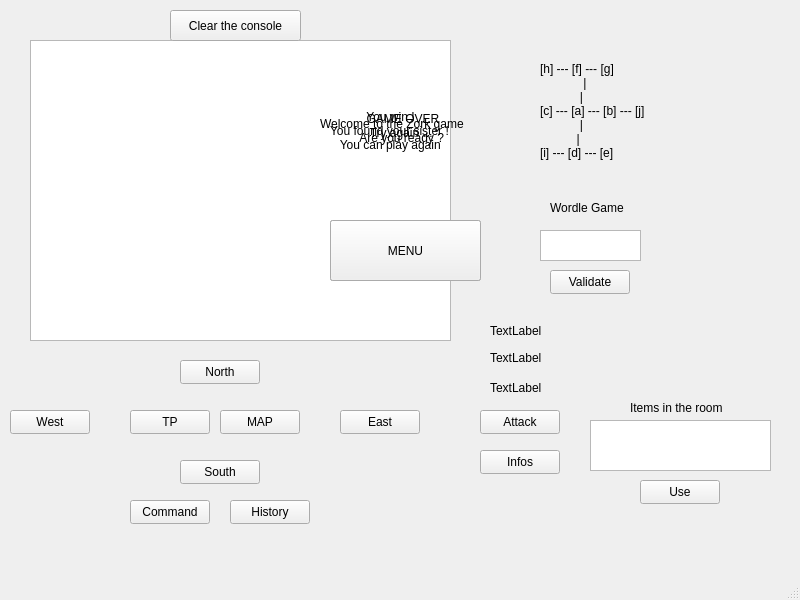
<?xml version="1.0" encoding="UTF-8"?>
<ui version="4.0">
 <class>MainWindow</class>
 <widget class="QMainWindow" name="MainWindow">
  <property name="geometry">
   <rect>
    <x>0</x>
    <y>0</y>
    <width>800</width>
    <height>600</height>
   </rect>
  </property>
  <property name="windowTitle">
   <string>MainWindow</string>
  </property>
  <widget class="QWidget" name="centralwidget">
   <widget class="QPushButton" name="pushButtonNorth">
    <property name="geometry">
     <rect>
      <x>180</x>
      <y>360</y>
      <width>80</width>
      <height>24</height>
     </rect>
    </property>
    <property name="text">
     <string>North</string>
    </property>
   </widget>
   <widget class="QPushButton" name="pushButtonSouth">
    <property name="geometry">
     <rect>
      <x>180</x>
      <y>460</y>
      <width>80</width>
      <height>24</height>
     </rect>
    </property>
    <property name="text">
     <string>South</string>
    </property>
   </widget>
   <widget class="QPushButton" name="pushButtonWest">
    <property name="geometry">
     <rect>
      <x>10</x>
      <y>410</y>
      <width>80</width>
      <height>24</height>
     </rect>
    </property>
    <property name="mouseTracking">
     <bool>false</bool>
    </property>
    <property name="tabletTracking">
     <bool>false</bool>
    </property>
    <property name="text">
     <string>West</string>
    </property>
    <property name="checkable">
     <bool>false</bool>
    </property>
    <property name="autoDefault">
     <bool>false</bool>
    </property>
    <property name="default">
     <bool>false</bool>
    </property>
    <property name="flat">
     <bool>false</bool>
    </property>
   </widget>
   <widget class="QPushButton" name="pushButtonEast">
    <property name="geometry">
     <rect>
      <x>340</x>
      <y>410</y>
      <width>80</width>
      <height>24</height>
     </rect>
    </property>
    <property name="text">
     <string>East</string>
    </property>
   </widget>
   <widget class="QTextEdit" name="textEdit">
    <property name="geometry">
     <rect>
      <x>30</x>
      <y>40</y>
      <width>421</width>
      <height>301</height>
     </rect>
    </property>
   </widget>
   <widget class="QPushButton" name="pushButtonTP">
    <property name="geometry">
     <rect>
      <x>130</x>
      <y>410</y>
      <width>80</width>
      <height>24</height>
     </rect>
    </property>
    <property name="text">
     <string>TP</string>
    </property>
   </widget>
   <widget class="QPushButton" name="pushButtonMap">
    <property name="geometry">
     <rect>
      <x>220</x>
      <y>410</y>
      <width>80</width>
      <height>24</height>
     </rect>
    </property>
    <property name="text">
     <string>MAP</string>
    </property>
   </widget>
   <widget class="QLabel" name="label">
    <property name="enabled">
     <bool>true</bool>
    </property>
    <property name="geometry">
     <rect>
      <x>540</x>
      <y>30</y>
      <width>161</width>
      <height>161</height>
     </rect>
    </property>
    <property name="autoFillBackground">
     <bool>false</bool>
    </property>
    <property name="text">
     <string>[h] --- [f] --- [g]
             |         
            |         
[c] --- [a] --- [b] --- [j]
            |         
           |         
[i] --- [d] --- [e]</string>
    </property>
    <property name="scaledContents">
     <bool>false</bool>
    </property>
   </widget>
   <widget class="QPushButton" name="pushButtonHystory">
    <property name="geometry">
     <rect>
      <x>230</x>
      <y>500</y>
      <width>80</width>
      <height>24</height>
     </rect>
    </property>
    <property name="text">
     <string>History</string>
    </property>
   </widget>
   <widget class="QPushButton" name="pushButtonInfos">
    <property name="geometry">
     <rect>
      <x>130</x>
      <y>500</y>
      <width>80</width>
      <height>24</height>
     </rect>
    </property>
    <property name="text">
     <string>Command</string>
    </property>
   </widget>
   <widget class="QLabel" name="label_health">
    <property name="geometry">
     <rect>
      <x>490</x>
      <y>350</y>
      <width>121</width>
      <height>16</height>
     </rect>
    </property>
    <property name="text">
     <string>TextLabel</string>
    </property>
   </widget>
   <widget class="QLabel" name="label_name">
    <property name="geometry">
     <rect>
      <x>490</x>
      <y>320</y>
      <width>111</width>
      <height>21</height>
     </rect>
    </property>
    <property name="text">
     <string>TextLabel</string>
    </property>
   </widget>
   <widget class="QPushButton" name="pushButton_attack">
    <property name="geometry">
     <rect>
      <x>480</x>
      <y>410</y>
      <width>80</width>
      <height>24</height>
     </rect>
    </property>
    <property name="text">
     <string>Attack</string>
    </property>
   </widget>
   <widget class="QTextEdit" name="textEdit_wordle">
    <property name="geometry">
     <rect>
      <x>540</x>
      <y>230</y>
      <width>101</width>
      <height>31</height>
     </rect>
    </property>
   </widget>
   <widget class="QPushButton" name="pushButton_validate">
    <property name="geometry">
     <rect>
      <x>550</x>
      <y>270</y>
      <width>80</width>
      <height>24</height>
     </rect>
    </property>
    <property name="text">
     <string>Validate</string>
    </property>
   </widget>
   <widget class="QLabel" name="label_wordle">
    <property name="geometry">
     <rect>
      <x>550</x>
      <y>200</y>
      <width>81</width>
      <height>16</height>
     </rect>
    </property>
    <property name="text">
     <string>Wordle Game</string>
    </property>
   </widget>
   <widget class="QLabel" name="label_menu">
    <property name="geometry">
     <rect>
      <x>320</x>
      <y>100</y>
      <width>181</width>
      <height>61</height>
     </rect>
    </property>
    <property name="sizePolicy">
     <sizepolicy hsizetype="Preferred" vsizetype="Preferred">
      <horstretch>0</horstretch>
      <verstretch>0</verstretch>
     </sizepolicy>
    </property>
    <property name="text">
     <string>Welcome to the Zork game 
            Are you ready ?</string>
    </property>
    <property name="textFormat">
     <enum>Qt::AutoText</enum>
    </property>
    <property name="scaledContents">
     <bool>false</bool>
    </property>
   </widget>
   <widget class="QPushButton" name="pushButton_play">
    <property name="geometry">
     <rect>
      <x>330</x>
      <y>220</y>
      <width>151</width>
      <height>61</height>
     </rect>
    </property>
    <property name="text">
     <string>PLAY</string>
    </property>
   </widget>
   <widget class="QLabel" name="label_game_over">
    <property name="geometry">
     <rect>
      <x>350</x>
      <y>100</y>
      <width>111</width>
      <height>51</height>
     </rect>
    </property>
    <property name="text">
     <string>     GAME OVER 
      Try again ...</string>
    </property>
   </widget>
   <widget class="QPushButton" name="pushButton_restart">
    <property name="geometry">
     <rect>
      <x>330</x>
      <y>220</y>
      <width>151</width>
      <height>61</height>
     </rect>
    </property>
    <property name="text">
     <string>RESTART</string>
    </property>
   </widget>
   <widget class="QPushButton" name="pushButton_clear">
    <property name="geometry">
     <rect>
      <x>170</x>
      <y>10</y>
      <width>131</width>
      <height>31</height>
     </rect>
    </property>
    <property name="text">
     <string>Clear the console</string>
    </property>
   </widget>
   <widget class="QPushButton" name="pushButton_info_room">
    <property name="geometry">
     <rect>
      <x>480</x>
      <y>450</y>
      <width>80</width>
      <height>24</height>
     </rect>
    </property>
    <property name="text">
     <string>Infos</string>
    </property>
   </widget>
   <widget class="QListWidget" name="listWidgetInventory">
    <property name="geometry">
     <rect>
      <x>590</x>
      <y>420</y>
      <width>181</width>
      <height>51</height>
     </rect>
    </property>
   </widget>
   <widget class="QPushButton" name="pushButton_use">
    <property name="geometry">
     <rect>
      <x>640</x>
      <y>480</y>
      <width>80</width>
      <height>24</height>
     </rect>
    </property>
    <property name="text">
     <string>Use</string>
    </property>
   </widget>
   <widget class="QLabel" name="label_items_rooms">
    <property name="geometry">
     <rect>
      <x>630</x>
      <y>400</y>
      <width>111</width>
      <height>16</height>
     </rect>
    </property>
    <property name="text">
     <string>Items in the room</string>
    </property>
   </widget>
   <widget class="QLabel" name="label_your_damage">
    <property name="geometry">
     <rect>
      <x>490</x>
      <y>380</y>
      <width>111</width>
      <height>16</height>
     </rect>
    </property>
    <property name="text">
     <string>TextLabel</string>
    </property>
   </widget>
   <widget class="QLabel" name="label_win_msg">
    <property name="geometry">
     <rect>
      <x>330</x>
      <y>80</y>
      <width>141</width>
      <height>101</height>
     </rect>
    </property>
    <property name="text">
     <string>           You win !
You found your sister !
   You can play again</string>
    </property>
   </widget>
   <widget class="QPushButton" name="pushButton_tomenu">
    <property name="geometry">
     <rect>
      <x>330</x>
      <y>220</y>
      <width>151</width>
      <height>61</height>
     </rect>
    </property>
    <property name="text">
     <string>MENU</string>
    </property>
   </widget>
  </widget>
  <widget class="QMenuBar" name="menubar">
   <property name="geometry">
    <rect>
     <x>0</x>
     <y>0</y>
     <width>800</width>
     <height>22</height>
    </rect>
   </property>
  </widget>
  <widget class="QStatusBar" name="statusbar"/>
 </widget>
 <resources/>
 <connections/>
</ui>
